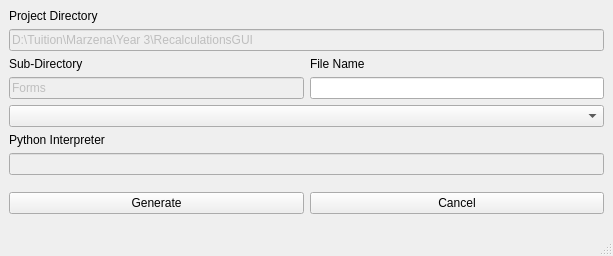
<?xml version="1.0" encoding="UTF-8"?>
<ui version="4.0">
 <class>FormOptions</class>
 <widget class="QMainWindow" name="FormOptions">
  <property name="geometry">
   <rect>
    <x>0</x>
    <y>0</y>
    <width>613</width>
    <height>256</height>
   </rect>
  </property>
  <property name="minimumSize">
   <size>
    <width>0</width>
    <height>0</height>
   </size>
  </property>
  <property name="maximumSize">
   <size>
    <width>11840</width>
    <height>2380</height>
   </size>
  </property>
  <property name="windowTitle">
   <string>PyQtForm</string>
  </property>
  <widget class="QWidget" name="centralwidget">
   <layout class="QVBoxLayout" name="verticalLayout">
    <item alignment="Qt::AlignTop">
     <widget class="QWidget" name="wgTop" native="true">
      <layout class="QVBoxLayout" name="verticalLayout_2">
       <property name="leftMargin">
        <number>0</number>
       </property>
       <property name="topMargin">
        <number>0</number>
       </property>
       <property name="rightMargin">
        <number>0</number>
       </property>
       <property name="bottomMargin">
        <number>0</number>
       </property>
       <item>
        <layout class="QVBoxLayout" name="verticalLayout_3">
         <item>
          <widget class="QLabel" name="lblProjDir">
           <property name="text">
            <string>Project Directory</string>
           </property>
           <property name="alignment">
            <set>Qt::AlignLeading|Qt::AlignLeft|Qt::AlignVCenter</set>
           </property>
          </widget>
         </item>
         <item>
          <widget class="QLineEdit" name="leProjDir">
           <property name="enabled">
            <bool>false</bool>
           </property>
           <property name="text">
            <string>D:\Tuition\Marzena\Year 3\RecalculationsGUI</string>
           </property>
           <property name="readOnly">
            <bool>false</bool>
           </property>
          </widget>
         </item>
        </layout>
       </item>
       <item>
        <widget class="QWidget" name="widget" native="true">
         <property name="enabled">
          <bool>true</bool>
         </property>
         <layout class="QHBoxLayout" name="horizontalLayout_2">
          <property name="leftMargin">
           <number>0</number>
          </property>
          <property name="topMargin">
           <number>0</number>
          </property>
          <property name="rightMargin">
           <number>0</number>
          </property>
          <property name="bottomMargin">
           <number>0</number>
          </property>
          <item>
           <layout class="QVBoxLayout" name="verticalLayout_4">
            <item>
             <widget class="QLabel" name="lblSubDir">
              <property name="text">
               <string>Sub-Directory</string>
              </property>
             </widget>
            </item>
            <item>
             <widget class="QLineEdit" name="leSubDir">
              <property name="enabled">
               <bool>false</bool>
              </property>
              <property name="text">
               <string>Forms</string>
              </property>
              <property name="readOnly">
               <bool>false</bool>
              </property>
             </widget>
            </item>
           </layout>
          </item>
          <item>
           <layout class="QVBoxLayout" name="verticalLayout_5">
            <item>
             <widget class="QLabel" name="lblFileName">
              <property name="text">
               <string>File Name</string>
              </property>
             </widget>
            </item>
            <item>
             <widget class="QLineEdit" name="leFileName"/>
            </item>
           </layout>
          </item>
         </layout>
        </widget>
       </item>
       <item>
        <widget class="QComboBox" name="cbFormType"/>
       </item>
       <item>
        <layout class="QVBoxLayout" name="verticalLayout_6">
         <item>
          <widget class="QLabel" name="lblPyInterpreter">
           <property name="text">
            <string>Python Interpreter</string>
           </property>
          </widget>
         </item>
         <item>
          <widget class="QLineEdit" name="lePyInterpreter">
           <property name="enabled">
            <bool>false</bool>
           </property>
          </widget>
         </item>
        </layout>
       </item>
      </layout>
     </widget>
    </item>
    <item>
     <widget class="QWidget" name="wgBottom" native="true">
      <layout class="QHBoxLayout" name="horizontalLayout">
       <property name="leftMargin">
        <number>0</number>
       </property>
       <property name="topMargin">
        <number>0</number>
       </property>
       <property name="rightMargin">
        <number>0</number>
       </property>
       <property name="bottomMargin">
        <number>0</number>
       </property>
       <item>
        <widget class="QPushButton" name="pbGenerate">
         <property name="text">
          <string>Generate</string>
         </property>
        </widget>
       </item>
       <item>
        <widget class="QPushButton" name="pbCancel">
         <property name="text">
          <string>Cancel</string>
         </property>
        </widget>
       </item>
      </layout>
     </widget>
    </item>
   </layout>
  </widget>
  <widget class="QStatusBar" name="statusbar"/>
 </widget>
 <resources/>
 <connections/>
</ui>
